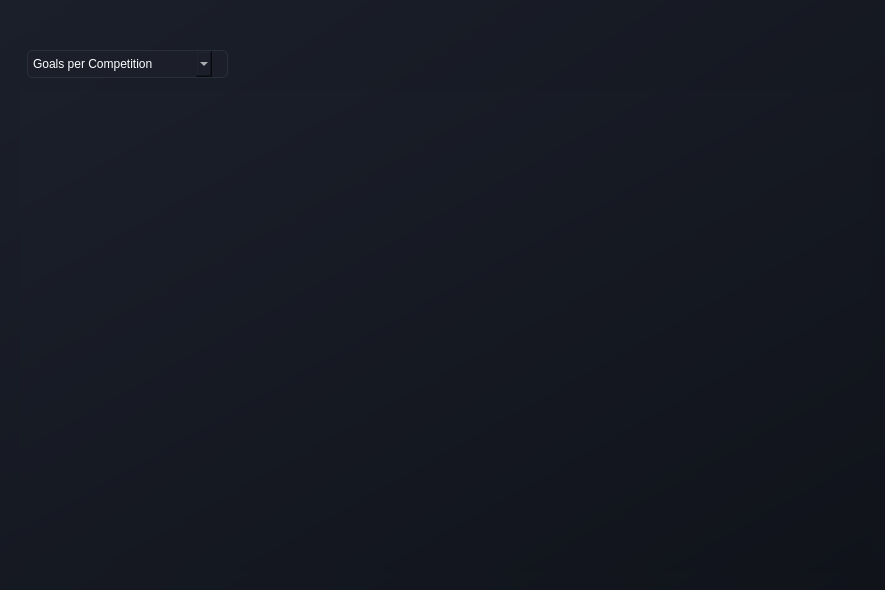
<?xml version="1.0" encoding="UTF-8"?>
<ui version="4.0">
 <class>chartMatch</class>
 <widget class="QWidget" name="chartMatch">
  <property name="geometry">
   <rect>
    <x>0</x>
    <y>0</y>
    <width>885</width>
    <height>590</height>
   </rect>
  </property>
  <property name="windowTitle">
   <string>Form</string>
  </property>
  <property name="styleSheet">
   <string notr="true">background: qlineargradient(x1:0, y1:0, x2:1, y2:1, stop:0 #1b1f2a, stop:1 #10131a);</string>
  </property>
  <widget class="QComboBox" name="chartOptionComboBox">
   <property name="geometry">
    <rect>
     <x>12</x>
     <y>50</y>
     <width>231</width>
     <height>28</height>
    </rect>
   </property>
   <property name="styleSheet">
    <string notr="true">background-color: #1C1F2A;
border: 1px solid #2A2D3A;
border-radius: 5px;
padding: 5px;
color: white;
margin-left: 15px;
margin-right:15px;</string>
   </property>
   <item>
    <property name="text">
     <string>Goals per Competition</string>
    </property>
   </item>
   <item>
    <property name="text">
     <string>Goals per Team</string>
    </property>
   </item>
  </widget>
  <widget class="QWidget" name="goals_chart" native="true">
   <property name="geometry">
    <rect>
     <x>20</x>
     <y>90</y>
     <width>851</width>
     <height>481</height>
    </rect>
   </property>
   <property name="styleSheet">
    <string notr="true">/* Style for the QTableWidget */
QTableView#allmatches {
    background-color: #1E2633; /* Match tab pane and form widget */
    border: 2px solid #2A3A4A; /* Subtle blue-gray border */
    gridline-color: #3A4A5A; /* Light grid lines */
    alternate-background-color: #252A38; /* Alternating row color */
    color: #E0E6ED; /* Light gray text */
    selection-background-color: #00FF7F; /* Green selection */
    selection-color: #1A2633; /* Dark blue text on selection */
    border-radius: 5px;
}
QTableView#allmatches::item {
    padding: 5px;
    border: none; /* Remove individual cell borders */
}
QTableView#allmatches::item:focus {
    outline: none; /* Remove focus outline */
}

/* Style for the table header */
QHeaderView::section {
    background-color: #252A38; /* Match alternating row color */
    color: #E0E6ED;
    border: 1px solid #2A3A4A;
    padding: 4px;
    font-weight: bold;
    border-radius: 0;
}
QTableView#allmatches QTableCornerButton::section {
    background-color: #252A38;
    border: 1px solid #2A3A4A;
}</string>
   </property>
  </widget>
 </widget>
 <resources/>
 <connections/>
</ui>
